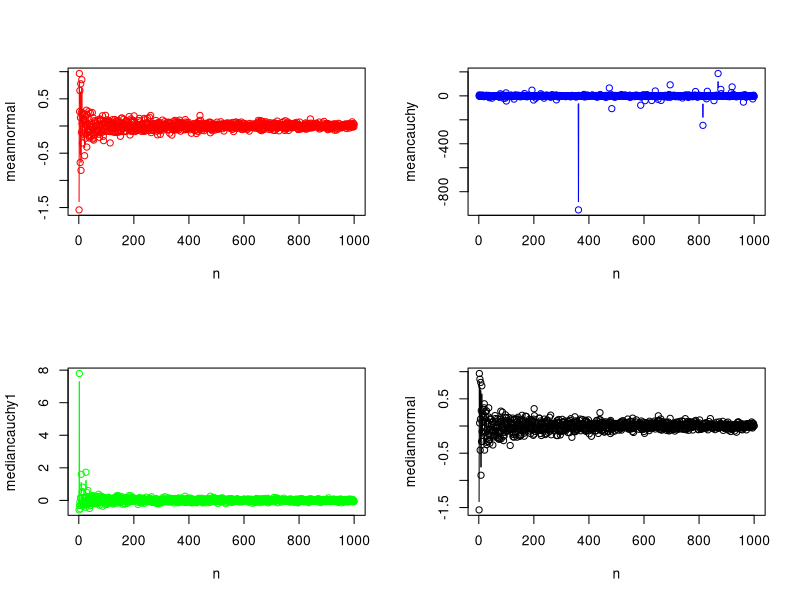

R code for this plot:
n=seq(1,1000)
meannormal=c()
meancauchy=c()
mediannormal=c()
mediancauchy1=c()

for (i in n)
{
  normal=rnorm(i, mean = 0, sd = 1)
  cauchy=rcauchy(i, location = 0, scale = 1)
 meannormal[i]=mean(normal)
 meancauchy[i]=mean(cauchy)
 mediancauchy1[i]=median(cauchy)
 mediannormal[i]=median(normal)
} 
meannormal
meancauchy
par(mfrow=c(2,2))
plot(n,meannormal,type='b',col='red')
plot(n,meancauchy,type='b',col='blue')
plot(n,mediancauchy1,type='b',col='green')
plot(n,mediannormal,type='b')